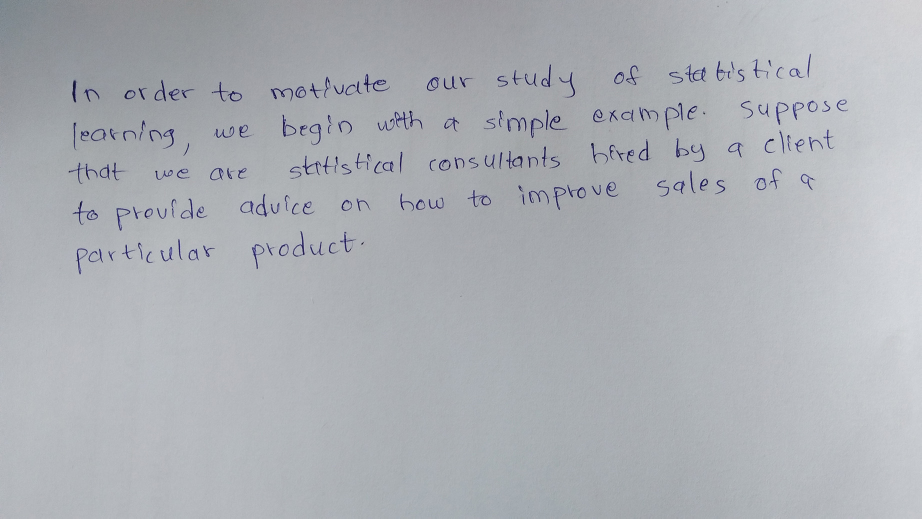
#> input picture sample2.jpg, 1843 x 1037 px (shown at 1/2 size)
$ python handwriting.py
#> lines starting #> are read from the running program, lines starting #| are printed output that depends on the picture; after the words box and inside, x2 and y2 are one past the last pixel; in counts of white or black regions, pixels touching at a corner belong together
import cv2
import numpy as np
import matplotlib.pyplot as plt


def OnTrackbarChange(a):
    pass


cv2.namedWindow("Params")
cv2.resizeWindow("Params", 640, 240)
cv2.createTrackbar("t1", "Params", 234, 255, OnTrackbarChange)
cv2.createTrackbar("t2", "Params", 137, 255, OnTrackbarChange)
cv2.createTrackbar("t3", "Params", 29, 90000, OnTrackbarChange)

img = cv2.imread("sample2.jpg")
#> img is the input picture: shape (1037, 1843, 3); mean B, G, R 180.9, 175.6, 172.3
blur = cv2.GaussianBlur(img, (55, 55), 1)
cv2.imshow("Original", blur)
x = img.shape[1]
#> x = 1843
y = img.shape[0]
#> y = 1037
cv2.waitKey(0)
rectangles = []


def getContours(img, output, rectangles):
    contours, hierarchy = cv2.findContours(img, cv2.RETR_EXTERNAL, cv2.CHAIN_APPROX_NONE)
    print(len(contours))
    count = 0
    for cnt in contours:
        area = cv2.contourArea(cnt)
        tk3 = cv2.getTrackbarPos("t3", "Params")
        if area > tk3:
            # cv2.drawContours(output, cnt, -1, (0, 0, 255), 2)
            peri = cv2.arcLength(cnt, True)
            approx = cv2.approxPolyDP(cnt, 0.02 * peri, True)
            x_, y_, w_, h_ = cv2.boundingRect(approx)
            rectangles.append((x_, y_, w_, h_))
            cv2.rectangle(output, (x_, y_), (x_ + w_, y_ + h_), (0, 0, 255), 2)
            # cv2.putText(output, str(count), (x_,y_), cv2.FONT_HERSHEY_COMPLEX, 0.5, (0,255,0,255), 1)
            count += 1

    return output

lines = []
def sortRectangles():
    line = []
    delta = 5 # 5 pixel distance threshold
    minSwallowedLetters = 8 #
    appended = False
    counter = 0
    for i in range(y):    # main scan line
        distances = [(i - x[1], x) for x in rectangles]
        for distance in distances:
            if distance[0] < delta:
                line.append(distance[1])
                appended = True
            elif appended and counter >= 5:
                counter = 0
                break
        if appended:
            counter += 1

gray = cv2.cvtColor(blur, cv2.COLOR_BGR2GRAY)
# thresh = cv2.threshold(gray, 0, 255, cv2.THRESH_BINARY_INV + cv2.THRESH_OTSU)[1]
thresh = cv2.adaptiveThreshold(gray, 255, cv2.ADAPTIVE_THRESH_GAUSSIAN_C, cv2.THRESH_BINARY, 11, 8)
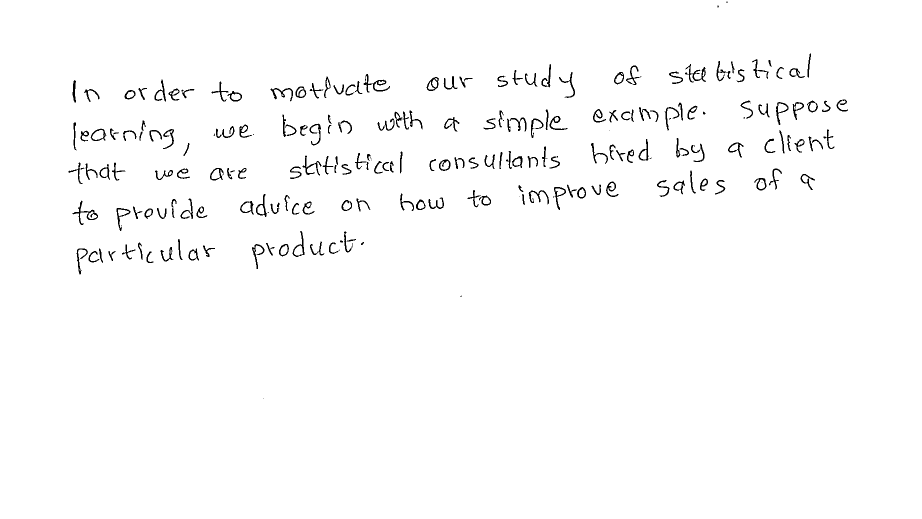
#> thresh: shape (1037, 1843) (shown at 1/2 size); 98.3% white; black in thin lines or dots, all inside (x1, y1, x2, y2) = (137, 3, 1696, 797)
# [6 lines of commented-out code are left out]

cv2.imshow("THreshold", thresh)
cv2.waitKey(0)

kernel = np.ones((1,85),np.uint8)
dilation = cv2.erode(thresh,kernel,iterations = 1)
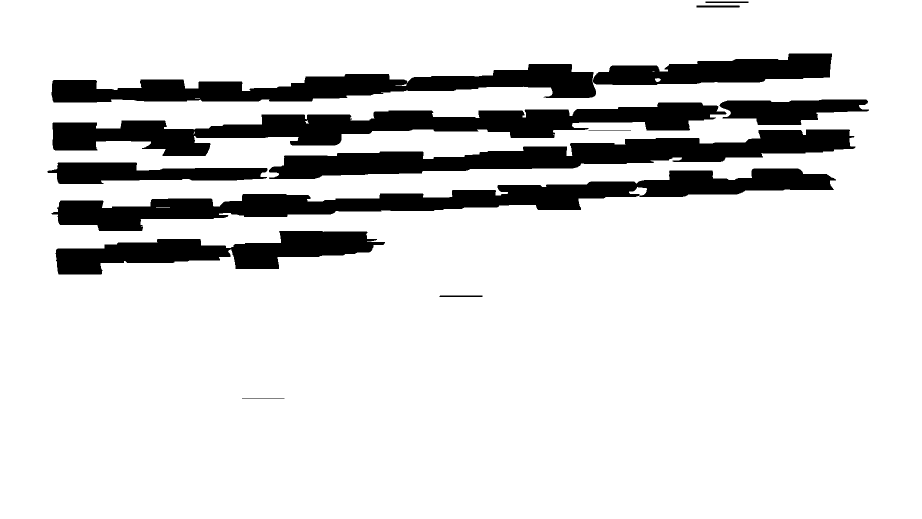
#> dilation: shape (1037, 1843) (shown at 1/2 size); 85.8% white; 13 black regions, largest, box (x1, y1, x2, y2) and area: (103, 337, 1672, 462) 58124, (105, 205, 1453, 312) 55112, (538, 259, 1711, 358) 46978
cv2.imshow("Line dialation", dilation)
cv2.waitKey(0)

line_rects = []
while True:
    th1 = cv2.getTrackbarPos("t1", "Params")
    th2 = cv2.getTrackbarPos("t2", "Params")

    dilCanny = cv2.Canny(dilation, threshold1=th1, threshold2=th2)
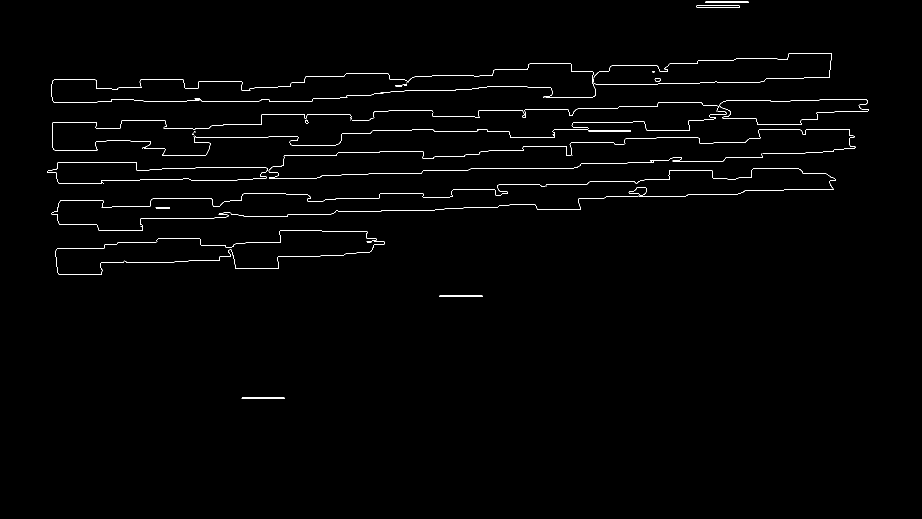
#> dilCanny: shape (1037, 1843) (shown at 1/2 size); 0.92% white in thin lines or dots, all inside (x1, y1, x2, y2) = (94, 2, 1738, 798)
    imCopy = img.copy()
    dilatedCont = getContours(dilCanny, imCopy, line_rects)
#> in getContours, `contours, hierarchy = cv2.findContours(img, cv2.RETR_EXTERNAL, cv2.CHA..`: contours = 37 contours, 22 with area under 20; largest, box (x1, y1, x2, y2) and area: (1439, 198, 1738, 250) 10112, (1392, 10, 1480, 15) 344, (1410, 2, 1497, 6) 255, (879, 590, 965, 594) 253, (483, 795, 569, 798) 169
#| 37
#> in getContours, `area = cv2.contourArea(cnt)`: area = 169
#> in getContours, `peri = cv2.arcLength(cnt, True)`: peri = 172.8
#> in getContours, `approx = cv2.approxPolyDP(cnt, 0.02 * peri, True)`: approx = [[483, 796], [568, 797]]
#> in getContours, `x_, y_, w_, h_ = cv2.boundingRect(approx)`: x_ = 483; y_ = 796; w_ = 86; h_ = 2
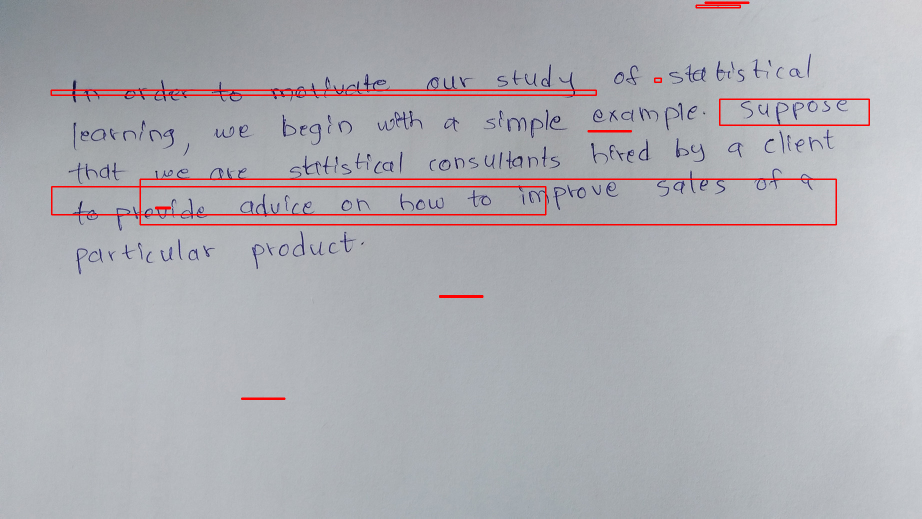
#> dilatedCont: shape (1037, 1843, 3) (shown at 1/2 size); mean B, G, R 178.5, 173.3, 173.5
    cv2.imshow("Line contour boxes", imCopy)

    if cv2.waitKey(1) & 0xFF == ord('q'):
#> (key q is pressed here)
        break
print(line_rects)

# [4 lines of commented-out code are left out]


while True:
    th1 = cv2.getTrackbarPos("t1", "Params")
    th2 = cv2.getTrackbarPos("t2", "Params")
    imgCanny = cv2.Canny(thresh, threshold1=th1, threshold2=th2)
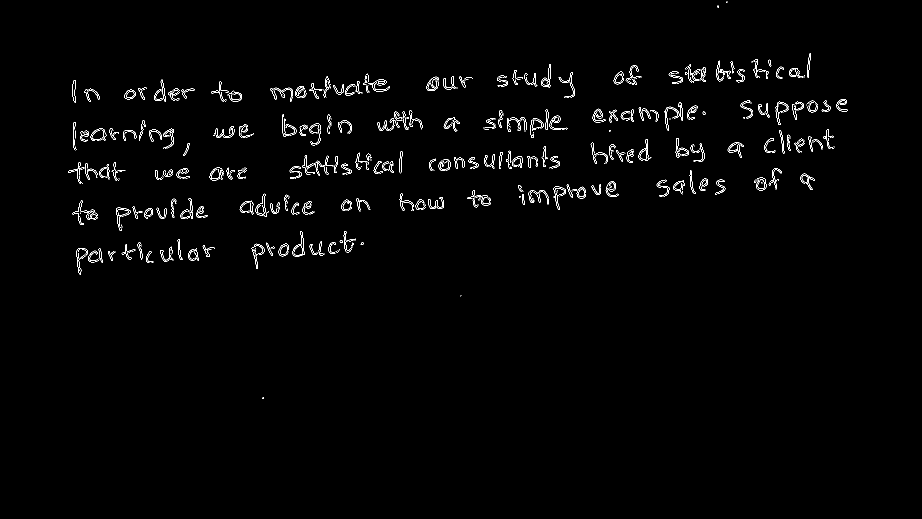
#> imgCanny: shape (1037, 1843) (shown at 1/2 size); 1.2% white in thin lines or dots, all inside (x1, y1, x2, y2) = (136, 3, 1696, 798)

    kernel = np.ones((2, 2))
    imDil = cv2.dilate(imgCanny, kernel, iterations=1)
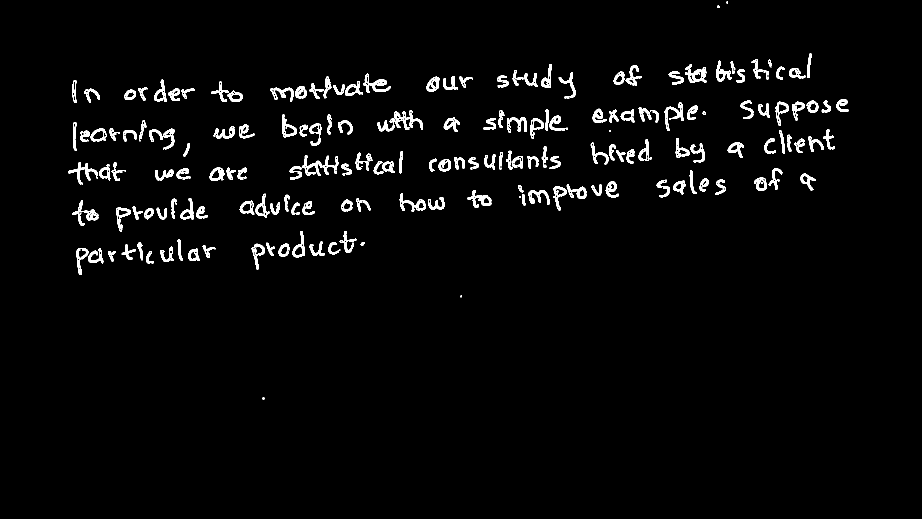
#> imDil: shape (1037, 1843) (shown at 1/2 size); 2.6% white in thin lines or dots, all inside (x1, y1, x2, y2) = (136, 3, 1697, 799)
    imCopy = img.copy()
    # cv2.imshow("lol", imDil)
    cont = getContours(imDil, imCopy, rectangles)
#> in getContours (call 2), `contours, hierarchy = cv2.findContours(img, cv2.RETR_EXTERNAL, cv2.CHA..`: contours = 189 contours, 13 with area under 20; largest, box (x1, y1, x2, y2) and area: (1370, 128, 1413, 166) 665, (727, 147, 781, 186) 650, (181, 257, 214, 283) 611, (584, 462, 610, 515) 610, (145, 401, 197, 451) 609
#| 189
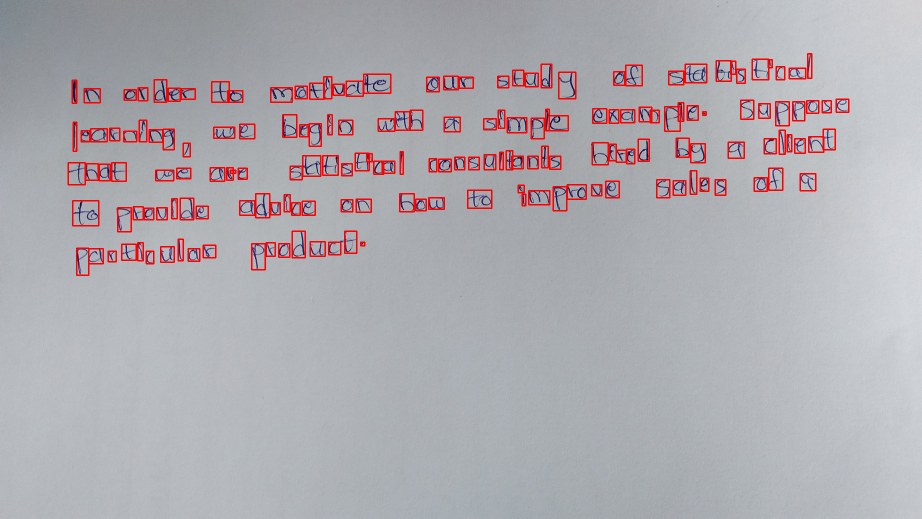
#> cont: shape (1037, 1843, 3) (shown at 1/2 size); mean B, G, R 175.8, 170.7, 174.9
    # sortRectangles()
    count = 0


    cv2.imshow("lol", cont)
    print(rectangles)
    print("length: ", len(rectangles))
    cv2.waitKey(0)


    break
    if cv2.waitKey(1) & 0xFF == ord('q'):
        break
# https://www.youtube.com/watch?v=Fchzk1lDt7Q

$ run again, with sample.jpg copied over sample2.jpg
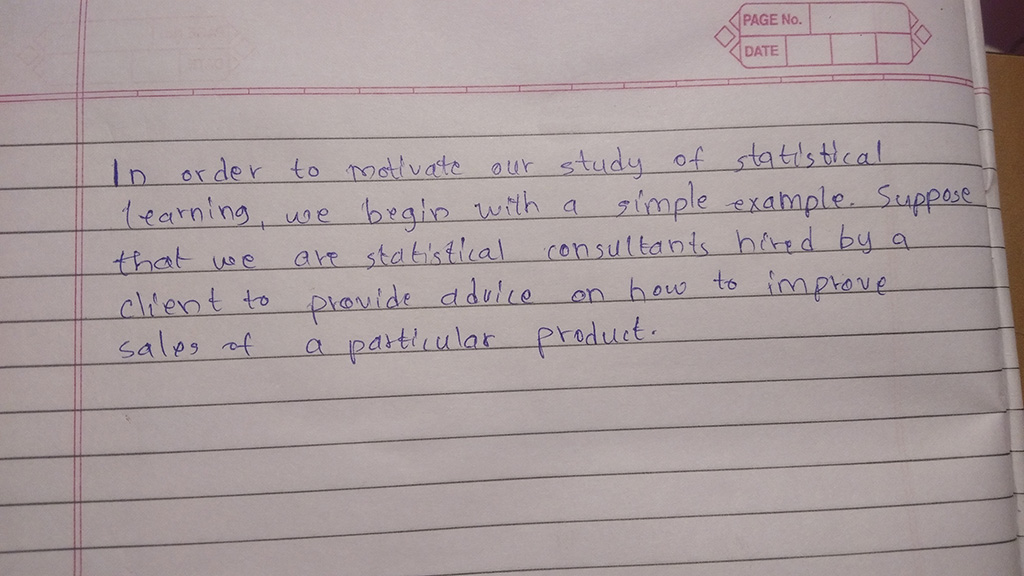
#> input picture sample.jpg, 1024 x 576 px
#> img is the input picture: shape (576, 1024, 3); mean B, G, R 156.5, 156, 168.4
#> `thresh = cv2.adaptiveThreshold(gray, 255, cv2.ADAPTIVE_THRESH_GAUSSIAN..`:
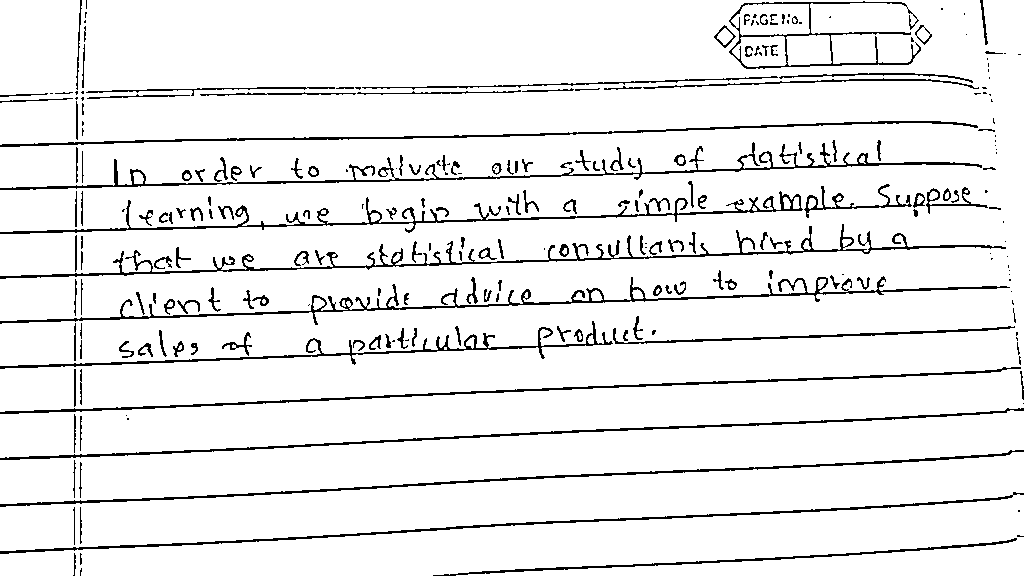
#> thresh: shape (576, 1024); 92.7% white; black in thin lines or dots
#> dilation: shape (576, 1024); 60.4% white; 31 black regions, largest, box (x1, y1, x2, y2) and area: (0, 224, 1024, 576) 119686, (0, 0, 1024, 190) 52625, (0, 181, 1024, 234) 31175
#> dilCanny: shape (576, 1024); 5.1% white in thin lines or dots
#> contours = 140 contours, 128 with area under 20; largest, box (x1, y1, x2, y2) and area: (851, 3, 871, 16) 154, (0, 235, 78, 275) 90, (0, 368, 74, 410) 84, (0, 413, 70, 456) 76, (125, 92, 150, 95) 47
#| 140
#> area = 0
#> imgCanny: shape (576, 1024); 5.1% white in thin lines or dots
#> imDil: shape (576, 1024); 11.3% white in thin lines or dots
#> contours = 150 contours, 55 with area under 20; largest, box (x1, y1, x2, y2) and area: (729, 1, 922, 70) 7629, (0, 224, 1007, 279) 6178, (86, 72, 980, 101) 5797, (0, 140, 997, 191) 4948, (408, 275, 1014, 310) 3322
#| 150
#> `cont = getContours(imDil, imCopy, rectangles)`:
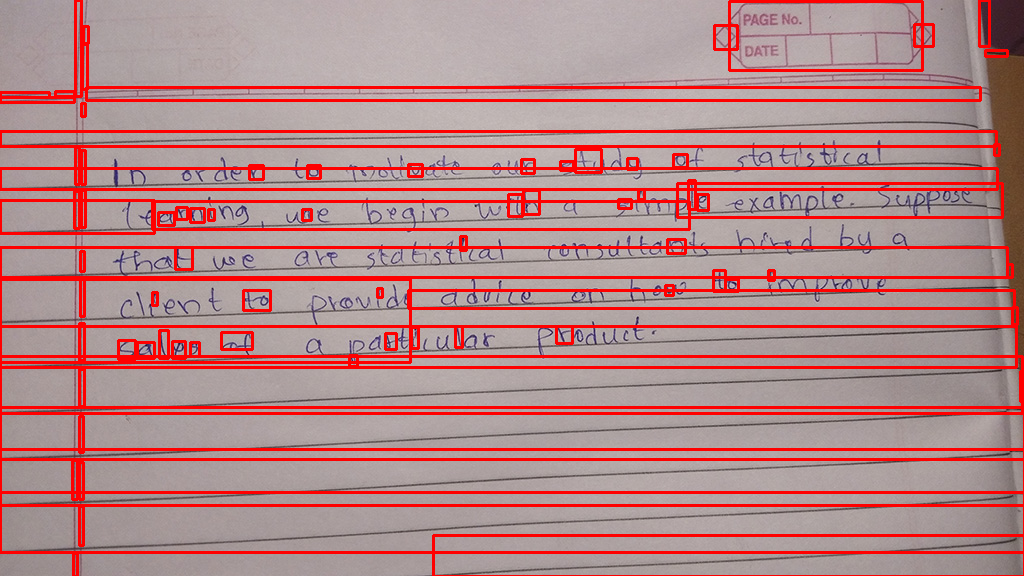
#> cont: shape (576, 1024, 3); mean B, G, R 134.5, 134.1, 180.6
